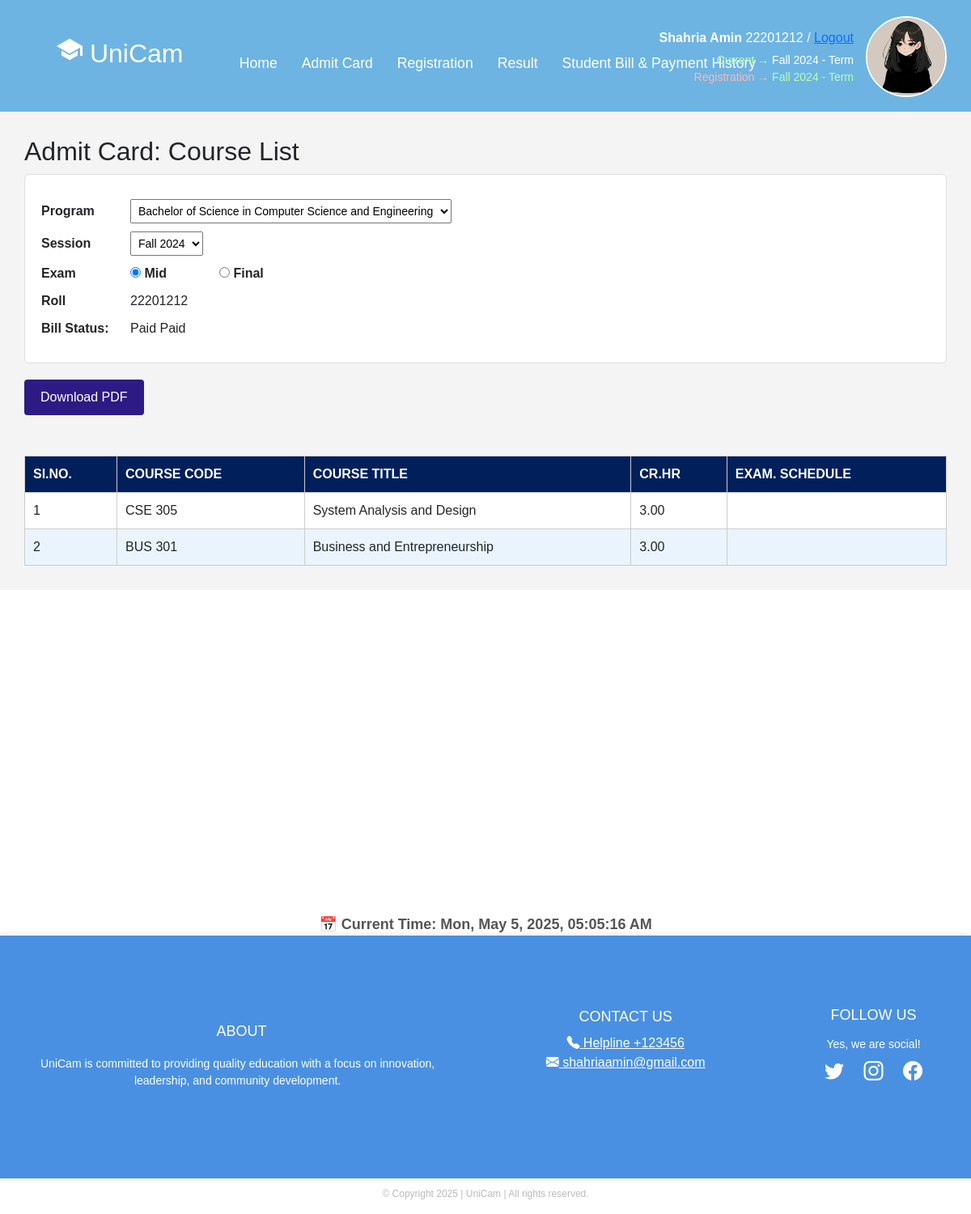
/admitcard/22201212/, run on the app's committed database.
### app1/models.py (models this page shows, shortened)
class StudentInfo(models.Model):
    sroll = models.ForeignKey(Student, on_delete=models.CASCADE)
    sname = models.CharField(max_length=100)
    fathername = models.CharField(max_length=100)
    mothername = models.CharField(max_length=100)
    program = models.CharField(max_length=100)
    gender = models.CharField(max_length=100)
    phone = models.CharField(max_length=100)
    guardianphone = models.CharField(max_length=100)
    session = models.CharField(max_length=100)
    nationality = models.CharField(max_length=100)
    dob = models.CharField(max_length=100)
    email = models.EmailField()
    pic = models.ImageField(upload_to='student_pics/', null=True, blank=True)

class Student(models.Model):
    id = models.CharField(primary_key=True, max_length=100)
    def __str__(self):
        return self.id

class LastPayment(models.Model):
    l_student = models.ForeignKey(Student, on_delete=models.CASCADE)
    l_waiver_persent = models.CharField(max_length=100, null=True, blank=True)
    l_due_date = models.DateField()
    l_fee_type = models.CharField(
        max_length=200,
        choices=[
            ('1st Installment Registration', '1st Installment Registration'),
            ('2nd Installment 30% of the Tuition Fees', '2nd Installment 30% of the Tuition Fees'),
            ('3rd Installment 30% of the Tuition Fee(Mid term)', '3rd Installment 30% of the Tuition Fee(Mid term)'),
            ('4th Installment 40% of the Tuition Fee(Final)', '4th Installment 40% of the Tuition Fee(Final)'),
            ('Late Fees', 'Late Fees'),
        ]
    )
    l_fees = models.DecimalField(max_digits=10, decimal_places=2)
    l_payment_type = models.CharField(
        max_length=100,
        choices=[
            ('Tuition(Mid Term)', 'Tuition(Mid Term)'),
            ('Tuition(Final)', 'Tuition(Final)'),
            ('Student Payment', 'Student Payment'),
            ('Registration', 'Registration'),
            ('Late Fees', 'Late Fees'),
            ('Repeat Exam Fee', 'Repeat Exam Fee'),
            ('Additional Waiver', 'Additional Waiver'),
            ('Caution money', 'Caution money'),
            ('Admission and varificatin fees', 'Admission and varificatin fees'),
            ('Other', 'Other'),
        ]
    )
    l_waiver_taka = models.DecimalField(max_digits=10, decimal_places=2)
    l_installment = models.DecimalField(max_digits=10, decimal_places=2)
    l_pay = models.DecimalField(max_digits=10, decimal_places=2)
    l_total_bill = models.DecimalField(max_digits=10, decimal_places=2)
    l_total_paid = models.DecimalField(max_digits=10, decimal_places=2)
    l_due = models.DecimalField(max_digits=10, decimal_places=2)
    l_payment_date = models.DateField()
    l_transaction_id = models.CharField(max_length=100, unique=True)
    l_STATUS_CHOICES = [
        ('Paid', 'Paid'),
        ('UnPaid', 'UnPaid'),
    ]
    l_status = models.CharField(max_length=10, choices=l_STATUS_CHOICES)
    l_remarks = models.TextField(blank=True, null=True)

class CourseRegister(models.Model):
    studentid = models.ForeignKey(Student, on_delete=models.CASCADE)
    code = models.CharField(max_length=10, null=True, blank=True)
    title = models.CharField(max_length=100, null=True, blank=True)
    credits = models.DecimalField(max_digits=4, decimal_places=2, null=True, blank=True)
    semester = models.CharField(max_length=10, null=True, blank=True)
    type = models.CharField(max_length=10, null=True, blank=True)
    section = models.CharField(
        max_length=20,
        choices=[('Remove', 'Remove'), ('Add', 'Add')]
    )
    section_name_time = models.CharField(max_length=100, blank=True, null=True)

### app1/views.py (the view)
# urls.py: path('admitcard/<int:id>/', views.admitcard_page, name='admitcard_page'),
def admitcard_page(request, id):
    student = get_object_or_404(Student, pk=id)
    infos = StudentInfo.objects.filter(sroll=student)
    admitcards = FinalAdmitCard.objects.filter(fid=student)
    registers = CourseRegister.objects.filter(studentid=student)
    payments = LastPayment.objects.filter(l_student=student)
    has_paid = all(p.l_status == "Paid" for p in payments)
    context = {
        'student': student,
        'infos': infos,
        'admitcards': admitcards,
        'registers': registers,
        'payments': payments,
        'has_paid': has_paid,
    }
    return render(request, 'admitcard_page.html', context)

### templates/admitcard_page.html (shortened to what this page needs)
{% extends "base.html" %}
{% block content %}
<div class="main">
  <h2>Admit Card: Course List</h2>
  <div class="form-box">
    <div class="form-group">
      <label for="program">Program</label>
      <select id="program">
        {% for info in infos %}
          <option>{{ info.program }}</option>
        {% endfor %}
      </select>
    </div>
    <div class="form-group">
      <label for="session">Session</label>
      <select id="session">
        {% for info in infos %}
          <option>{{ info.session }}</option>
        {% endfor %}
      </select>
    </div>
    <div class="form-group">
      <label>Exam</label>
      <label><input type="radio" name="exam" checked> Mid</label>
      <label><input type="radio" name="exam"> Final</label>
    </div>
    <div class="form-group">
      <label>Roll</label>
      {% for info in infos %}
        {{ info.sroll }}
      {% endfor %}
    </div>
    <div class="form-group">
      <label>Bill Status:</label>
      {% for payment in payments %}
        {{ payment.l_status }}
      {% endfor %}
    </div>
  </div>
  {% if has_paid %}
    <button onclick="downloadPDF()">Download PDF</button>
  {% endif %}
  <div id="tableToDownload">
    <table class="data-table">
      <thead>
        <tr>
          <th>Sl.NO.</th>
          <th>COURSE CODE</th>
          <th>COURSE TITLE</th>
          <th>CR.HR</th>
          <th>EXAM. SCHEDULE</th>
        </tr>
      </thead>
      <tbody>
        {% if has_paid %}
          {% for register in registers %}
            <tr>
              <td>{{ forloop.counter }}</td>
              <td>{{ register.code }}</td>
              <td>{{ register.title }}</td>
              <td>{{ register.credits }}</td>
              <td></td>
            </tr>
          {% empty %}
            <tr><td colspan="5">No courses found.</td></tr>
          {% endfor %}
        {% else %}
          <tr>
            <td colspan="5" style="text-align:center; color:red;">
              Bill is unpaid. Admit card not available.
            </td>
          </tr>
        {% endif %}
      </tbody>
    </table>
  </div>
</div>
{% endblock %}

### templates/base.html (shortened to what this page needs)
{% load static %}
<!DOCTYPE html>
<html lang="en">
<head>
  <link href="https://cdn.jsdelivr.net/npm/bootstrap@5.3.3/dist/css/bootstrap.min.css" rel="stylesheet"
>
  <link rel="stylesheet" href="https://cdn.jsdelivr.net/npm/bootstrap-icons@1.10.5/font/bootstrap-icons.css">
</head>
<body>
<header class="header">
  <div class="logo-title">
    <h2 class="logo"><ion-icon name="school-sharp"></ion-icon> UniCam</h2>
  </div>
  <nav class="navigation">
        <a href="{% url 'home' %}" class="active">Home</a>
          {% for info in infos %}
              <a href="{% url 'admitcard_page' info.sroll.pk %}">Admit Card</a>
          {% endfor %}
          {% for info in infos %}
            <a href="{% url 'register_courses' info.sroll.pk %}">Registration</a>
          {% endfor %}
        {% for info in infos %}
        <a href="{% url 'result' info.sroll.pk %}">Result</a>
        {% endfor %}
        {% for info in infos %}
        <a href="{% url 'payment' info.sroll.pk %}">Student Bill & Payment History</a>
        {% endfor %}
  </nav>
  <div class="user-panel" style="display: flex; align-items: center;">
    <div class="user-info">
      {% for info in infos %}
      <p><strong>{{ info.sname }}</strong> {{info.sroll}} /
        <a href="{% url 'logout' %}">Logout</a>
      </p>
      <p class="status">
        <span class="green">Current →</span> Fall 2024 - Term<br />
        <span class="red">Registration →</span>
        <span class="green">{{info.session}} - Term</span>{% endfor %}
      </p>
    </div>
    {% for info in infos %}
      {% if info.pic %}
        <img src="{{ info.pic.url }}" alt="Student Picture"
             style="height: 100px; width: 100px;" />
      {% endif %}
    {% endfor %}
  </div>
</header>
{% block content %}
{% endblock content %}
</div><br><br><br><br><br><br><br><br><br><br><br><br><br><br><br>
<div style="text-align: center; margin-top: 40px;">
  <div id="clock" style="font-size: 18px; font-weight: bold; color: #555;"></div>
</div>
<footer class="footer" id="footer-section">
  <div class="footer-section">
      <h3>ABOUT</h3>
      <p>UniCam is committed to providing quality education with a focus on innovation,<br> leadership, and community
        development.</p>
  </div>
  <div class="footer-section">
      <h3 >CONTACT US</h3>
      <a href="tel:123456"  style="color: white;" ><i class="bi bi-telephone-fill" style="color: white;"    ></i> Helpline +123456</a>
      <a href="https://www.gmail.com"  style="color: white;" ><i class="bi bi-envelope-fill"  style="color: white;" ></i> shahriaamin@gmail.com</a>
  </div>
  <div class="footer-section">
      <h3 style="margin-top: -2px;">FOLLOW US</h3>
      <p>Yes, we are social!</p>
      <div class="social-icons">
        <a href="https://www.twitter.com" target="_blank"><i class="bi bi-twitter"></i></a>
        <a href="https://www.instagram.com" target="_blank"><i class="bi bi-instagram"></i></a>
        <a href="https://www.facebook.com" target="_blank"><i class="bi bi-facebook"></i></a>
      </div>
  </div>
</footer>
<div class="copyright">
  <p>© Copyright 2025 | UniCam | All rights reserved.</p>
</div>
</body>
</html>

### templates/base.html (style rules this page uses)
html { scroll-behavior: smooth; }
.user-panel { position: absolute; right: 30px; top: 20px; display: flex; flex-direction: row; align-items: center; gap: 15px; }
.user-info p { margin: 0; color: white; text-align: right; }
.user-info .status { font-size: 14px; margin-top: 5px; }
.status .green { color: #b6ffb6; }
.status .red { color: #ffb6b6; }
.user-panel img { height: 80px; width: 80px; object-fit: cover; border-radius: 50%; border: 2px solid white; }
body { font-family: Arial, sans-serif; margin: 0; background: white; }
.header { display: flex; align-items: center; padding: 45px; background-color: #6DB4E3; position: relative; }
.logo-title { display: flex; align-items: center; margin-left: 25px; }
.logo { font-size: 2em; color: #fff; user-select: none; margin-right: 10px; }
.navigation { display: flex; align-items: center; margin-left: auto; margin-right: 45px; position: absolute; left: 50%; transform: translateX(-50%); top: 25px; display: flex; }
.navigation a { position: relative; font-size: 1.1em; color: #fff; text-decoration: none; font-weight: 500; margin-left: 30px; padding-top: 40px; display: inline-block; white-space: nowrap; }
.navigation a::after { content: ''; position: absolute; left: 0; bottom: -6px; width: 100%; height: 3px; background: #fff; border-radius: 5px; transform-origin: right; transform: scaleX(0); transition: transform .5s; }
img { width: 100%; height: 500px; object-fit: cover; }
.footer { background-color: #4a90e2; color: white; width: 100%; padding: 90px 50px; min-height: 300px; display: flex; justify-content: space-between; align-items: flex-start; border-radius: 0; box-shadow: 0 0 10px rgba(0, 0, 0, 0.1); }
.footer-section { display: flex; flex-direction: column; justify-content: center; align-items: center; text-align: center; }
.footer-section h3 { margin-bottom: 10px; font-size: 18px; }
.footer-section p { margin: 5px 0; font-size: 14px; }
.social-icons a { color: white; margin: 0 10px; text-decoration: none; font-size: 24px; }
.copyright { width: 100%; text-align: center; font-size: 12px; color: #bbb; margin-top: 10px; }

### templates/admitcard_page.html (style rules this page uses)
.main { padding: 30px; background-color: #f4f4f4; }
.form-box { background: white; padding: 20px; border: 1px solid #ddd; border-radius: 6px; }
.form-group { display: flex; align-items: center; gap: 10px; margin: 10px 0; }
.form-group label { font-weight: bold; width: 100px; }
select, input[type="radio"] { padding: 5px; font-size: 14px; }
.data-table { width: 100%; border-collapse: collapse; background: white; margin-top: 30px; }
.data-table th, .data-table td { border: 1px solid #ccc; padding: 10px; text-align: left; }
th { background-color: #001f5b; color: white; }
tr:nth-child(even) { background-color: #eaf4fd; }
tr:nth-child(odd) { background-color: #ffffff; }
button { margin: 20px 0; padding: 10px 20px; background-color: #2e1a84; color: white; border: none; cursor: pointer; border-radius: 4px; }

### data on the page
StudentInfo: sname "Shahria Amin", sroll "22201212", session "Fall 2024", pic (picture)
LastPayment: l_status "Paid"
LastPayment: l_status "Paid"
CourseRegister: code "CSE 305", title "System Analysis and Design", credits "3.00"
CourseRegister: code "BUS 301", title "Business and Entrepreneurship", credits "3.00"

### other printed values
form field value "Bachelor of Science in Computer Science and Engineering"
form field value "Fall 2024"
